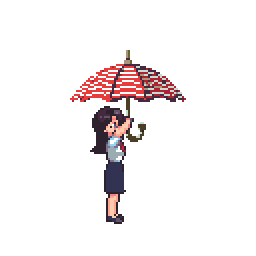
#> input picture assets/source/her-mishaps/batch-4a/parasol-flip/raw/start-322.png, 128 x 128 px, given in place of bg.png, which was not available (shown 2 times larger)
$ python preview.py
#> lines starting #> are read from the running program, lines starting #| are printed output that depends on the picture
import json
import numpy as np
from PIL import Image, ImageOps
R = "C:/Users/ramze/Development/mysterious_female/"
D = "C:/Users/ramze/AppData/Local/Temp/bb/g22/"
L = np.array([1, 0.84, 0.74, 1])
bg = Image.fromarray(np.array(Image.open(D + "bg.png").convert("RGBA"))[1::2, 1::2])
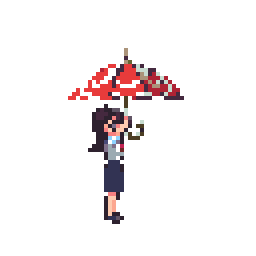
#> bg: PIL image 64x64 RGBA (shown 4 times larger); mean R, G, B, A 13.1, 8.4, 9, 22.8; transparent parts drawn white
def wash(im):
    a = np.array(im).astype(float) * L
    return Image.fromarray(np.round(a).astype(np.uint8))
fl = lambda im: ImageOps.mirror(im)  # west, as she glides to the bow
clip = [wash(fl(Image.open(R + f"assets/source/her-mishaps/batch-4a/parasol-flip/flip/{i}.png").convert("RGBA"))) for i in range(9)]
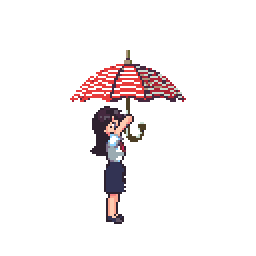
#> input picture assets/source/her-mishaps/batch-4a/parasol-flip/raw/start-323.png, 128 x 128 px, given in place of 0.png, which was not available (shown 2 times larger)
#> in wash, `a = np.array(im).astype(float) * L`:
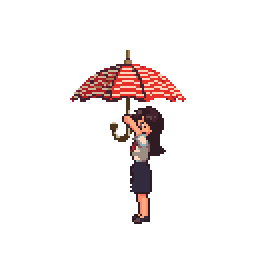
#> a: shape (128, 128, 4) float64 (shown 2 times larger); mean R, G, B, A 13.4, 7.4, 6.9, 23.2; transparent parts drawn white
#> (the run stopped early here; a loop or call above may not have finished)
